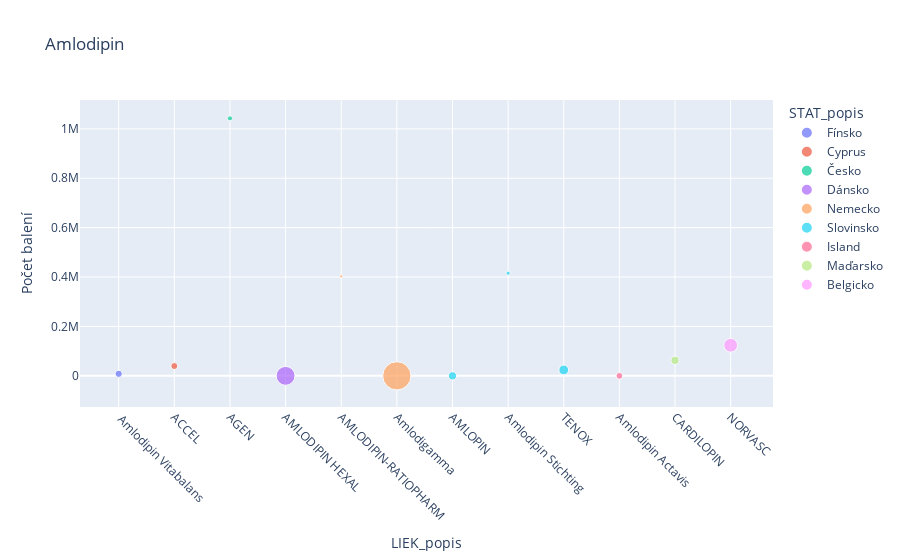

Notebook code cell kept with this figure:
### Code cell
fig = px.scatter(amlodipin, x='LIEK_popis', y='Počet balení', size='Cena úhrada_PAC/bal', color='STAT_popis', title='Amlodipin')
fig.update_xaxes(tickangle=45)
fig.show()

### Figure 1 — Plotly figure (JSON) as saved in the notebook; plotly's stock layout.template omitted (floating-point values rounded to 4 significant figures)
{"data": [{"hovertemplate": "STAT_popis=Fínsko<br>LIEK_popis=%{x}<br>Počet balení=%{y}<br>Cena úhrada_PAC/bal=%{marker.size}<extra></extra>", "legendgroup": "Fínsko", "marker": {"color": "#636efa", "size": [0.9852], "sizemode": "area", "sizeref": 0.03765, "symbol": "circle"}, "mode": "markers", "name": "Fínsko", "orientation": "v", "showlegend": true, "type": "scatter", "x": ["\tAmlodipin Vitabalans"], "xaxis": "x", "y": [8134.0], "yaxis": "y"}, {"hovertemplate": "STAT_popis=Cyprus<br>LIEK_popis=%{x}<br>Počet balení=%{y}<br>Cena úhrada_PAC/bal=%{marker.size}<extra></extra>", "legendgroup": "Cyprus", "marker": {"color": "#EF553B", "size": [0.9183], "sizemode": "area", "sizeref": 0.03765, "symbol": "circle"}, "mode": "markers", "name": "Cyprus", "orientation": "v", "showlegend": true, "type": "scatter", "x": ["ACCEL"], "xaxis": "x", "y": [39635], "yaxis": "y"}, {"hovertemplate": "STAT_popis=Česko<br>LIEK_popis=%{x}<br>Počet balení=%{y}<br>Cena úhrada_PAC/bal=%{marker.size}<extra></extra>", "legendgroup": "Česko", "marker": {"color": "#00cc96", "size": [0.4939], "sizemode": "area", "sizeref": 0.03765, "symbol": "circle"}, "mode": "markers", "name": "Česko", "orientation": "v", "showlegend": true, "type": "scatter", "x": ["AGEN"], "xaxis": "x", "y": [1042000.0], "yaxis": "y"}, {"hovertemplate": "STAT_popis=Dánsko<br>LIEK_popis=%{x}<br>Počet balení=%{y}<br>Cena úhrada_PAC/bal=%{marker.size}<extra></extra>", "legendgroup": "Dánsko", "marker": {"color": "#ab63fa", "size": [6.73], "sizemode": "area", "sizeref": 0.03765, "symbol": "circle"}, "mode": "markers", "name": "Dánsko", "orientation": "v", "showlegend": true, "type": "scatter", "x": ["AMLODIPIN HEXAL"], "xaxis": "x", "y": [2], "yaxis": "y"}, {"hovertemplate": "STAT_popis=Nemecko<br>LIEK_popis=%{x}<br>Počet balení=%{y}<br>Cena úhrada_PAC/bal=%{marker.size}<extra></extra>", "legendgroup": "Nemecko", "marker": {"color": "#FFA15A", "size": [0.1975, 15.06], "sizemode": "area", "sizeref": 0.03765, "symbol": "circle"}, "mode": "markers", "name": "Nemecko", "orientation": "v", "showlegend": true, "type": "scatter", "x": ["AMLODIPIN-RATIOPHARM", "Amlodigamma"], "xaxis": "x", "y": [402800.0, 2], "yaxis": "y"}, {"hovertemplate": "STAT_popis=Slovinsko<br>LIEK_popis=%{x}<br>Počet balení=%{y}<br>Cena úhrada_PAC/bal=%{marker.size}<extra></extra>", "legendgroup": "Slovinsko", "marker": {"color": "#19d3f3", "size": [1.292, 0.3217, 1.797], "sizemode": "area", "sizeref": 0.03765, "symbol": "circle"}, "mode": "markers", "name": "Slovinsko", "orientation": "v", "showlegend": true, "type": "scatter", "x": ["AMLOPIN", "Amlodipin Stichting", "TENOX"], "xaxis": "x", "y": [13, 415800.0, 23809], "yaxis": "y"}, {"hovertemplate": "STAT_popis=Island<br>LIEK_popis=%{x}<br>Počet balení=%{y}<br>Cena úhrada_PAC/bal=%{marker.size}<extra></extra>", "legendgroup": "Island", "marker": {"color": "#FF6692", "size": [0.8438], "sizemode": "area", "sizeref": 0.03765, "symbol": "circle"}, "mode": "markers", "name": "Island", "orientation": "v", "showlegend": true, "type": "scatter", "x": ["Amlodipin Actavis"], "xaxis": "x", "y": [16], "yaxis": "y"}, {"hovertemplate": "STAT_popis=Maďarsko<br>LIEK_popis=%{x}<br>Počet balení=%{y}<br>Cena úhrada_PAC/bal=%{marker.size}<extra></extra>", "legendgroup": "Maďarsko", "marker": {"color": "#B6E880", "size": [1.269], "sizemode": "area", "sizeref": 0.03765, "symbol": "circle"}, "mode": "markers", "name": "Maďarsko", "orientation": "v", "showlegend": true, "type": "scatter", "x": ["CARDILOPIN"], "xaxis": "x", "y": [62800.0], "yaxis": "y"}, {"hovertemplate": "STAT_popis=Belgicko<br>LIEK_popis=%{x}<br>Počet balení=%{y}<br>Cena úhrada_PAC/bal=%{marker.size}<extra></extra>", "legendgroup": "Belgicko", "marker": {"color": "#FF97FF", "size": [3.569], "sizemode": "area", "sizeref": 0.03765, "symbol": "circle"}, "mode": "markers", "name": "Belgicko", "orientation": "v", "showlegend": true, "type": "scatter", "x": ["NORVASC"], "xaxis": "x", "y": [123821], "yaxis": "y"}], "layout": {"legend": {"itemsizing": "constant", "title": {"text": "STAT_popis"}, "tracegroupgap": 0}, "title": {"text": "Amlodipin"}, "xaxis": {"anchor": "y", "domain": [0, 1], "tickangle": 45, "title": {"text": "LIEK_popis"}}, "yaxis": {"anchor": "x", "domain": [0, 1], "title": {"text": "Počet balení"}}}}
